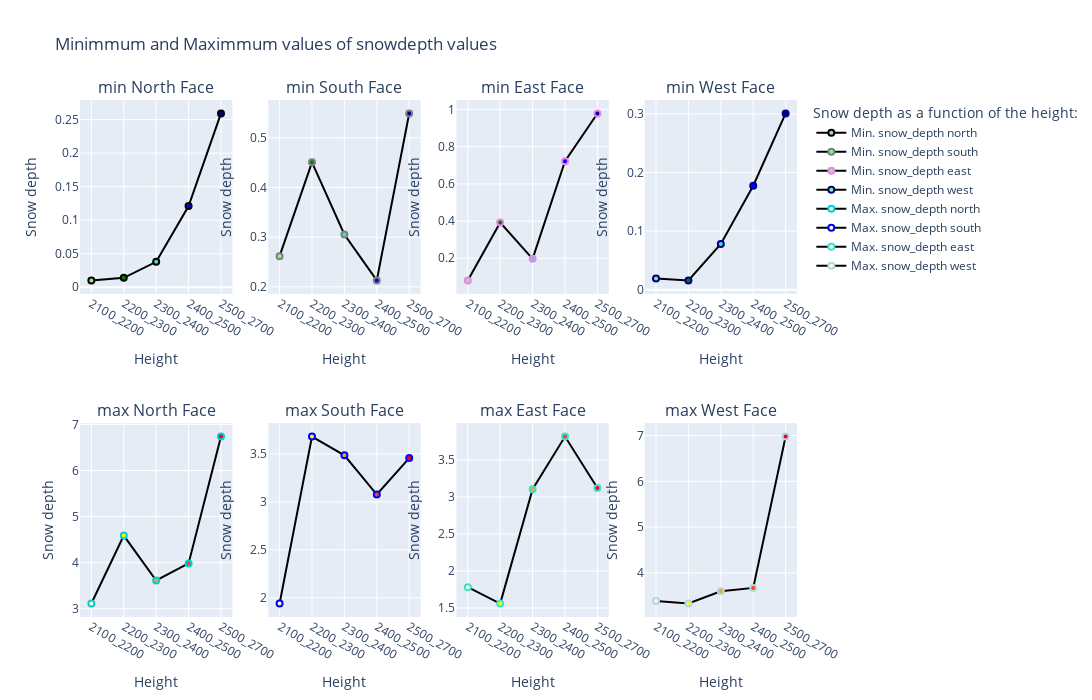

Here is the notebook cell this chart was saved with:
### Code cell
print(sd_210322_east_by_height.head(3))

import plotly.subplots as ps
import plotly.graph_objects as go
import plotly.express as px

stats_subplots = ps.make_subplots(rows=2, cols=4, subplot_titles=['min North Face', 'min South Face', 'min East Face', 'min West Face','max North Face', 'max South Face', 'max East Face', 'max West Face'], 
  specs=[[{'type':'bar'}, {'type':'bar'}, {'type':'bar'}, {'type':'bar'}], [{'type':'bar'}, {'type':'bar'}, {'type':'bar'}, {'type':'scatter'}]])
  
'''[{'type':'bar'}, {'type':'bar'}, {'type':'bar'}, {'type':'bar'}], [{'type':'bar'}, {'type':'bar'}, {'type':'bar'}, {'type':'bar'}]
  [{'type':'bar'}, {'type':'bar'}, {'type':'bar'}, {'type':'bar'}], [{'type':'bar'}, {'type':'bar'}, {'type':'bar'}, {'type':'bar'}],
  [{'type':'bar'}, {'type':'bar'}, {'type':'bar'}, {'type':'bar'}], [{'type':'bar'}, {'type':'bar'}, {'type':'bar'}, {'type':'bar'}],
  [{'type':'bar'}, {'type':'bar'}, {'type':'bar'}, {'type':'bar'}]
])'''

stats_subplots.add_trace(go.Scatter(
    y=sd_210322_north_by_height['Min'],
    x=sd_210322_north_by_height.index,
    name='Min. snow_depth north',
    marker=dict(line=dict(width=2, color='black'), color=['lightgreen','green','turquoise', 'blue', 'darkblue'])), 
    row=1, col=1)
stats_subplots.add_trace(go.Scatter(
    y=sd_210322_south_by_height['Min'],
    x=sd_210322_south_by_height.index,
    name='Min. snow_depth south',
    marker=dict(line=dict(width=2, color='grey'), color=['lightgreen','green','turquoise', 'blue', 'darkblue'])), 
    row=1, col=2)
stats_subplots.add_trace(go.Scatter(
    y=sd_210322_east_by_height['Min'],
    x=sd_210322_east_by_height.index,
    name='Min. snow_depth east',
    marker=dict(line=dict(width=2, color='violet'), color=['lightgreen','green','turquoise', 'blue', 'darkblue'])), 
    row=1, col=3)
stats_subplots.add_trace(go.Scatter(
    y=sd_210322_west_by_height['Min'],
    x=sd_210322_west_by_height.index,
    name='Min. snow_depth west',
    marker=dict(line=dict(width=2, color='darkblue'), color=['lightgreen','green','turquoise', 'blue', 'darkblue'])), 
    row=1, col=4)

stats_subplots.add_trace(go.Scatter(
    y=sd_210322_north_by_height['Max'],
    x=sd_210322_north_by_height.index,
    name='Max. snow_depth north',
    marker=dict(line=dict(width=2, color='darkturquoise'), color=['lightyellow','yellow','orange', 'orangered', 'red'])), 
    row=2, col=1)
stats_subplots.add_trace(go.Scatter(
    y=sd_210322_south_by_height['Max'],
    x=sd_210322_south_by_height.index,
    name='Max. snow_depth south',
    marker=dict(line=dict(width=2, color='blue'), color=['lightyellow','yellow','orange', 'orangered', 'red'])),
    row=2, col=2)
stats_subplots.add_trace(go.Scatter(
    y=sd_210322_east_by_height['Max'],
    x=sd_210322_east_by_height.index,
    name='Max. snow_depth east',
    marker=dict(line=dict(width=2, color='turquoise'), color=['lightyellow','yellow','orange', 'orangered', 'red'])), 
    row=2, col=3)
stats_subplots.add_trace(go.Scatter(
    y=sd_210322_west_by_height['Max'],
    x=sd_210322_west_by_height.index,
    name='Max. snow_depth west',
    marker=dict(line=dict(width=2, color='lightblue'), color=['lightyellow','yellow','orange', 'orangered', 'red'])), 
    row=2, col=4)

stats_subplots.update_layout(title= 'Minimmum and Maximmum values of snowdepth values', legend_title_text='Snow depth as a function of the height:', width= 1800, height=700)
stats_subplots.update_xaxes(title_text='Height')
stats_subplots.update_yaxes(title_text='Snow depth')
stats_subplots.update_traces(line=dict(color='black'), selector=dict(type='scatter'))
stats_subplots.show()

#analysis.update_coloraxes(colorscale= px.colors.qualitative.G10

### Figure 1 — Plotly figure (JSON) as saved in the notebook; plotly's stock layout.template omitted (floating-point values rounded to 4 significant figures)
{"data": [{"line": {"color": "black"}, "marker": {"color": ["lightgreen", "green", "turquoise", "blue", "darkblue"], "line": {"color": "black", "width": 2}}, "name": "Min. snow_depth north", "type": "scatter", "x": ["2100_2200", "2200_2300", "2300_2400", "2400_2500", "2500_2700"], "xaxis": "x", "y": [0.01021, 0.0141, 0.0379, 0.121, 0.2592], "yaxis": "y"}, {"line": {"color": "black"}, "marker": {"color": ["lightgreen", "green", "turquoise", "blue", "darkblue"], "line": {"color": "grey", "width": 2}}, "name": "Min. snow_depth south", "type": "scatter", "x": ["2100_2200", "2200_2300", "2300_2400", "2400_2500", "2500_2700"], "xaxis": "x2", "y": [0.2617, 0.4506, 0.3053, 0.2129, 0.5489], "yaxis": "y2"}, {"line": {"color": "black"}, "marker": {"color": ["lightgreen", "green", "turquoise", "blue", "darkblue"], "line": {"color": "violet", "width": 2}}, "name": "Min. snow_depth east", "type": "scatter", "x": ["2100_2200", "2200_2300", "2300_2400", "2400_2500", "2500_2700"], "xaxis": "x3", "y": [0.08056, 0.3921, 0.1969, 0.722, 0.9793], "yaxis": "y3"}, {"line": {"color": "black"}, "marker": {"color": ["lightgreen", "green", "turquoise", "blue", "darkblue"], "line": {"color": "darkblue", "width": 2}}, "name": "Min. snow_depth west", "type": "scatter", "x": ["2100_2200", "2200_2300", "2300_2400", "2400_2500", "2500_2700"], "xaxis": "x4", "y": [0.01917, 0.01589, 0.07817, 0.1774, 0.3009], "yaxis": "y4"}, {"line": {"color": "black"}, "marker": {"color": ["lightyellow", "yellow", "orange", "orangered", "red"], "line": {"color": "darkturquoise", "width": 2}}, "name": "Max. snow_depth north", "type": "scatter", "x": ["2100_2200", "2200_2300", "2300_2400", "2400_2500", "2500_2700"], "xaxis": "x5", "y": [3.113, 4.587, 3.614, 3.984, 6.735], "yaxis": "y5"}, {"line": {"color": "black"}, "marker": {"color": ["lightyellow", "yellow", "orange", "orangered", "red"], "line": {"color": "blue", "width": 2}}, "name": "Max. snow_depth south", "type": "scatter", "x": ["2100_2200", "2200_2300", "2300_2400", "2400_2500", "2500_2700"], "xaxis": "x6", "y": [1.939, 3.682, 3.486, 3.077, 3.457], "yaxis": "y6"}, {"line": {"color": "black"}, "marker": {"color": ["lightyellow", "yellow", "orange", "orangered", "red"], "line": {"color": "turquoise", "width": 2}}, "name": "Max. snow_depth east", "type": "scatter", "x": ["2100_2200", "2200_2300", "2300_2400", "2400_2500", "2500_2700"], "xaxis": "x7", "y": [1.782, 1.56, 3.106, 3.817, 3.122], "yaxis": "y7"}, {"line": {"color": "black"}, "marker": {"color": ["lightyellow", "yellow", "orange", "orangered", "red"], "line": {"color": "lightblue", "width": 2}}, "name": "Max. snow_depth west", "type": "scatter", "x": ["2100_2200", "2200_2300", "2300_2400", "2400_2500", "2500_2700"], "xaxis": "x8", "y": [3.382, 3.329, 3.598, 3.67, 6.978], "yaxis": "y8"}], "layout": {"annotations": [{"font": {"size": 16}, "showarrow": false, "text": "min North Face", "x": 0.1062, "xanchor": "center", "xref": "paper", "y": 1, "yanchor": "bottom", "yref": "paper"}, {"font": {"size": 16}, "showarrow": false, "text": "min South Face", "x": 0.3688, "xanchor": "center", "xref": "paper", "y": 1, "yanchor": "bottom", "yref": "paper"}, {"font": {"size": 16}, "showarrow": false, "text": "min East Face", "x": 0.6313, "xanchor": "center", "xref": "paper", "y": 1, "yanchor": "bottom", "yref": "paper"}, {"font": {"size": 16}, "showarrow": false, "text": "min West Face", "x": 0.8938, "xanchor": "center", "xref": "paper", "y": 1, "yanchor": "bottom", "yref": "paper"}, {"font": {"size": 16}, "showarrow": false, "text": "max North Face", "x": 0.1062, "xanchor": "center", "xref": "paper", "y": 0.375, "yanchor": "bottom", "yref": "paper"}, {"font": {"size": 16}, "showarrow": false, "text": "max South Face", "x": 0.3688, "xanchor": "center", "xref": "paper", "y": 0.375, "yanchor": "bottom", "yref": "paper"}, {"font": {"size": 16}, "showarrow": false, "text": "max East Face", "x": 0.6313, "xanchor": "center", "xref": "paper", "y": 0.375, "yanchor": "bottom", "yref": "paper"}, {"font": {"size": 16}, "showarrow": false, "text": "max West Face", "x": 0.8938, "xanchor": "center", "xref": "paper", "y": 0.375, "yanchor": "bottom", "yref": "paper"}], "height": 700, "legend": {"title": {"text": "Snow depth as a function of the height:"}}, "title": {"text": "Minimmum and Maximmum values of snowdepth values"}, "width": 1800, "xaxis": {"anchor": "y", "domain": [0, 0.2125], "title": {"text": "Height"}}, "xaxis2": {"anchor": "y2", "domain": [0.2625, 0.475], "title": {"text": "Height"}}, "xaxis3": {"anchor": "y3", "domain": [0.525, 0.7375], "title": {"text": "Height"}}, "xaxis4": {"anchor": "y4", "domain": [0.7875, 1], "title": {"text": "Height"}}, "xaxis5": {"anchor": "y5", "domain": [0, 0.2125], "title": {"text": "Height"}}, "xaxis6": {"anchor": "y6", "domain": [0.2625, 0.475], "title": {"text": "Height"}}, "xaxis7": {"anchor": "y7", "domain": [0.525, 0.7375], "title": {"text": "Height"}}, "xaxis8": {"anchor": "y8", "domain": [0.7875, 1], "title": {"text": "Height"}}, "yaxis": {"anchor": "x", "domain": [0.625, 1], "title": {"text": "Snow depth"}}, "yaxis2": {"anchor": "x2", "domain": [0.625, 1], "title": {"text": "Snow depth"}}, "yaxis3": {"anchor": "x3", "domain": [0.625, 1], "title": {"text": "Snow depth"}}, "yaxis4": {"anchor": "x4", "domain": [0.625, 1], "title": {"text": "Snow depth"}}, "yaxis5": {"anchor": "x5", "domain": [0, 0.375], "title": {"text": "Snow depth"}}, "yaxis6": {"anchor": "x6", "domain": [0, 0.375], "title": {"text": "Snow depth"}}, "yaxis7": {"anchor": "x7", "domain": [0, 0.375], "title": {"text": "Snow depth"}}, "yaxis8": {"anchor": "x8", "domain": [0, 0.375], "title": {"text": "Snow depth"}}}}
